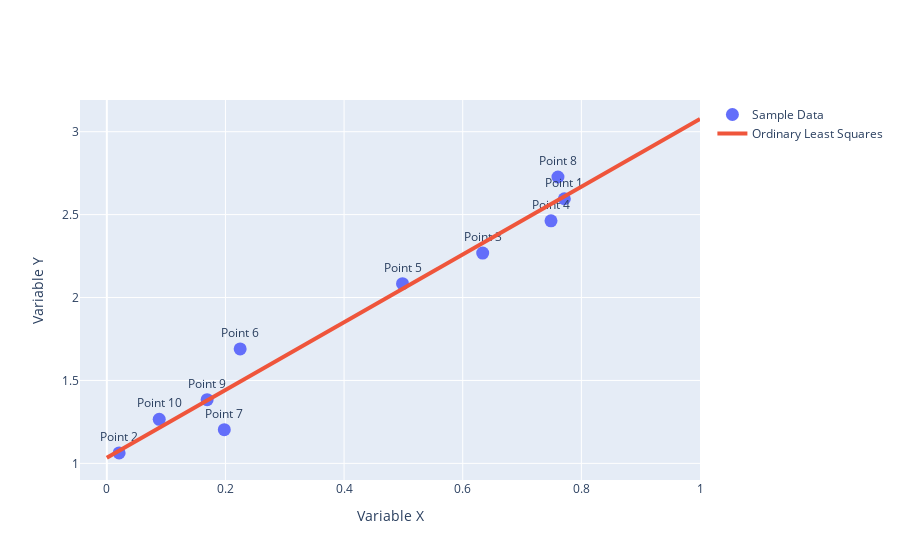

Notebook source saved alongside this figure:
### Markdown cell above
We now plot the solution. To visualize it easily, we create a sampling of the segment $[0,1]$ with `np.linspace` and we compute our estimated linear model on this sampling.

### Code cell
configure_plotly_browser_state()
x_gr = np.linspace(0,1,3)
y_gr = a*x_gr+b
trace = Scatter(
    x=X,
    y=Y,
    mode='markers+text',
    marker=dict(size=13),
    text=[f"Point {i+1}" for i in range(10)],
    textposition="top center",
    name="Sample Data",
)
trace2 = Scatter(
    x=x_gr,
    y=y_gr,
    mode='lines',
    line=dict(width=4),
    name="Ordinary Least Squares"
)
fig = dict(data=[trace,trace2], layout={})
fig['layout']['xaxis'] = dict(title='Variable X')
fig['layout']['yaxis'] = dict(title='Variable Y')

iplot(fig)

### Figure 1 — Plotly figure (JSON) as saved in the notebook; plotly's stock layout.template omitted (floating-point values rounded to 4 significant figures)
{"data": [{"marker": {"size": 13}, "mode": "markers+text", "name": "Sample Data", "text": ["Point 1", "Point 2", "Point 3", "Point 4", "Point 5", "Point 6", "Point 7", "Point 8", "Point 9", "Point 10"], "textposition": "top center", "type": "scatter", "x": [0.7713, 0.02075, 0.6336, 0.7488, 0.4985, 0.2248, 0.1981, 0.7605, 0.1691, 0.08834], "y": [2.596, 1.063, 2.268, 2.463, 2.084, 1.69, 1.203, 2.727, 1.384, 1.266]}, {"line": {"width": 4}, "mode": "lines", "name": "Ordinary Least Squares", "type": "scatter", "x": [0, 0.5, 1], "y": [1.034, 2.055, 3.077]}], "layout": {"xaxis": {"title": {"text": "Variable X"}}, "yaxis": {"title": {"text": "Variable Y"}}}}
